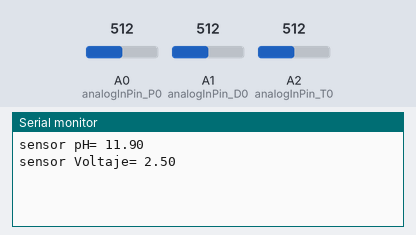
A sketch run on a simulated Arduino Uno, built with avr-gcc and run on an emulated ATmega328P. On the bench: the last lines printed to the serial monitor. The test bench sets the inputs (shaded band); at power-on: A0 (analogInPin_P0) = 512, A1 (analogInPin_D0) = 512, A2 (analogInPin_T0) = 512.

Above: at 1.2 s.
1.3 s: A0 (analogInPin_P0) set to 716
At 1.9 s:
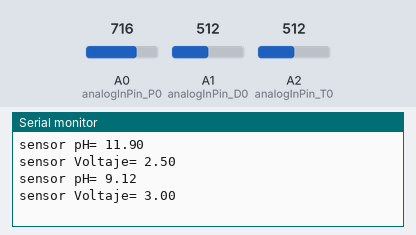
2.8 s: A0 (analogInPin_P0) set to 900
At 4.2 s:
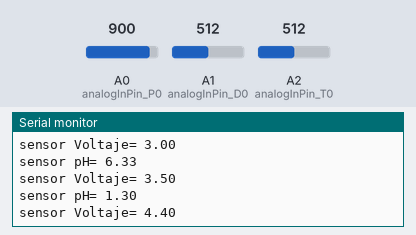
Timing chart, 0 to 5.8 s (numbered marks = the images above; inputs shaded):
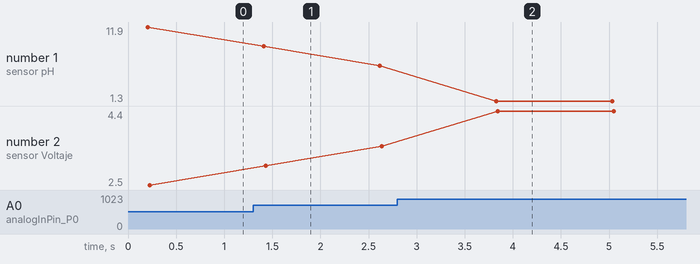

Measured:
- after the input at 1.3 s, the serial monitor: prints a new line after 0.11 s (image 1)
- after the input at 2.8 s, the serial monitor: prints a new line after 1.0 s (image 2)
- plotted number 1: 11.9 → 6.33 after the input at 1.3 s, 6.33 → 1.3 after the input at 2.8 s
- plotted number 2: 2.5 → 3.5 after the input at 1.3 s, 3.5 → 4.4 after the input at 2.8 s

The sketch:

pHmeter02.ino
```cpp
//http://scidle.com/es/como-usar-un-sensor-de-ph-con-arduino/
//Calibracion
// volt   pH
//  3.95   4
//  3.29   7
//  2.9    10

// Compensacion de temperatura
// E = k - KT(pH)   (pendiente -KT)
// KT =2.3026.RT/F = 59.16 mV por unidad de pH a 25 °C
//K(mV/pH)        T (°C)
//54.20          0 °C
//64.00         50 °C
//66.10         60 °C
//74.04        100 °C


 long readVcc()
{
   ADMUX = _BV(REFS0) | _BV(MUX3) | _BV(MUX2) | _BV(MUX1);
   delay(2);
   ADCSRA |= _BV(ADSC);
   while (bit_is_set(ADCSRA, ADSC));

   long result = ADCL;
   result |= ADCH << 8;
   result = 1126400L / result; // Back-calculate AVcc in mV
   return result;
}

const int analogInPin_P0 = 0;
const int analogInPin_D0 = 1;
const int analogInPin_T0 = 2;

int sensorValue = 0;
unsigned long int avgValue;
float b, tempValue, pHlmValue;
int buf[10], temp;
void setup() {
 Serial.begin(9600);
 //analogReference(INTERNAL);// pone como referencia iterna 1.1V
}

void loop() {
 for(int i=0;i<10;i++)
 {
  buf[i]    = analogRead(analogInPin_P0);
  pHlmValue = analogRead(analogInPin_D0);
  tempValue = analogRead(analogInPin_T0);
  delay(20);
 }
 for(int i=0;i<9;i++)
 {
  for(int j=i+1;j<10;j++)
  {
   if(buf[i]>buf[j])
   {
    temp=buf[i];
    buf[i]=buf[j];
    buf[j]=temp;
   }
  }
 }
 avgValue=0;


 for(int i=2;i<8;i++)
 avgValue+=buf[i];

 float vcc = readVcc() / 1000.0;
 float pHVol=(float)avgValue*vcc/1024/6;
 float pHValue = -5.5911*pHVol + 25.898;

 float pHValue2 = (pHVol-3.95)*(10-4)/(2.9-3.95);

 Serial.print("sensor pH= ");
 Serial.println(pHValue);

 Serial.print("sensor Voltaje= ");
 Serial.println(pHVol);

 //Serial.print("Limite de pH= ");
 //Serial.println(pHlmValue);

 //Serial.print("Temp = ");
 //Serial.println(tempValue);

 delay(1000);
}
```
